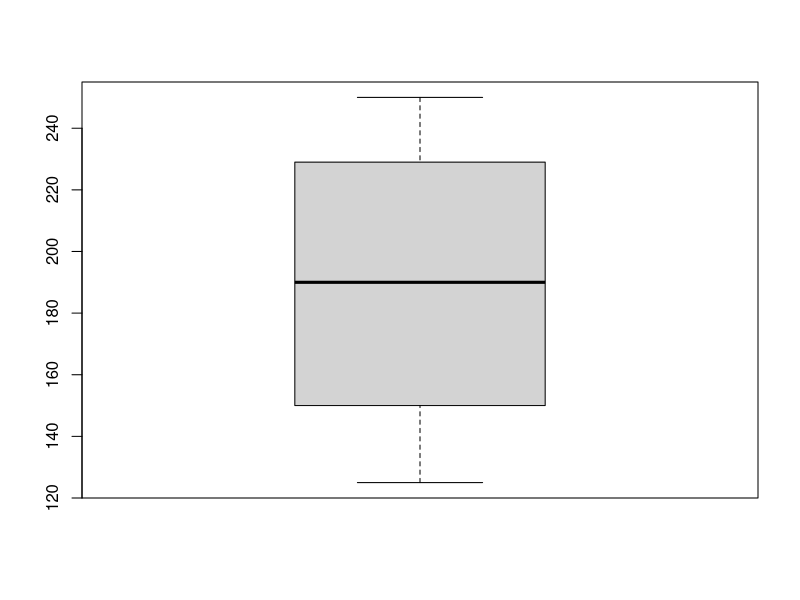
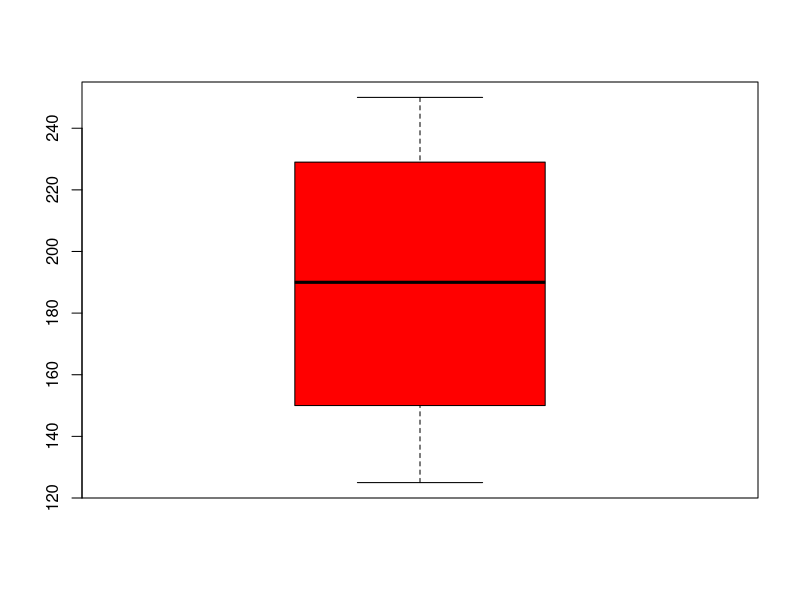
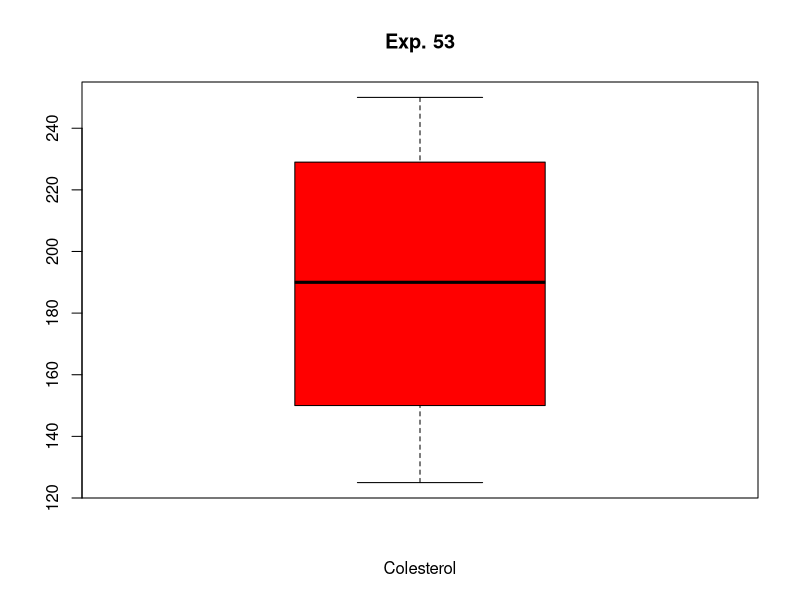
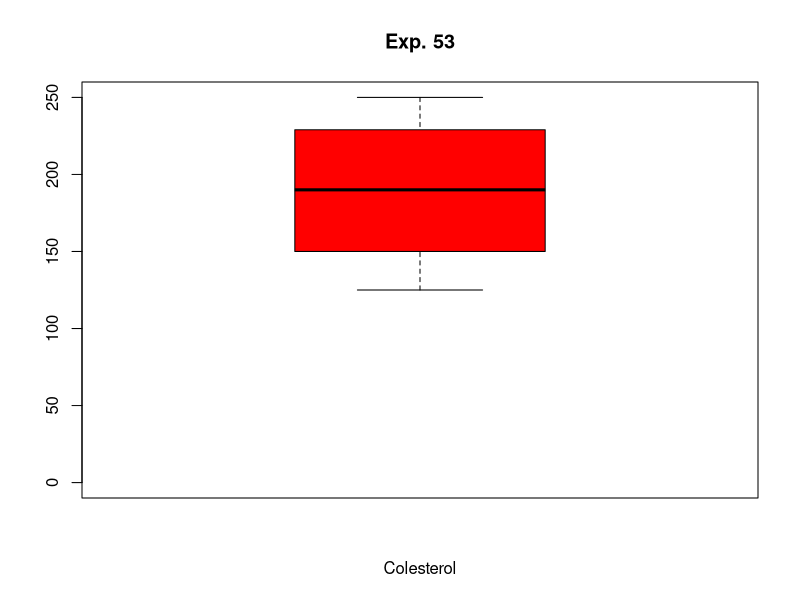
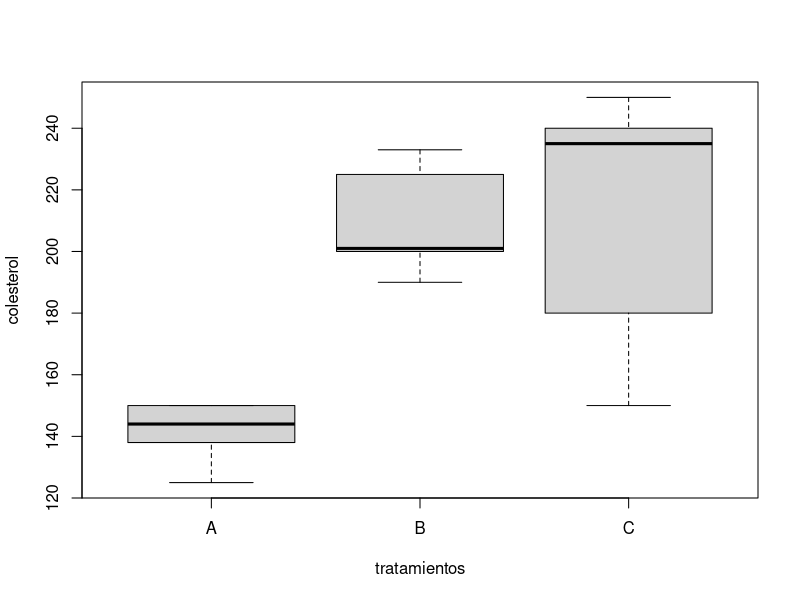
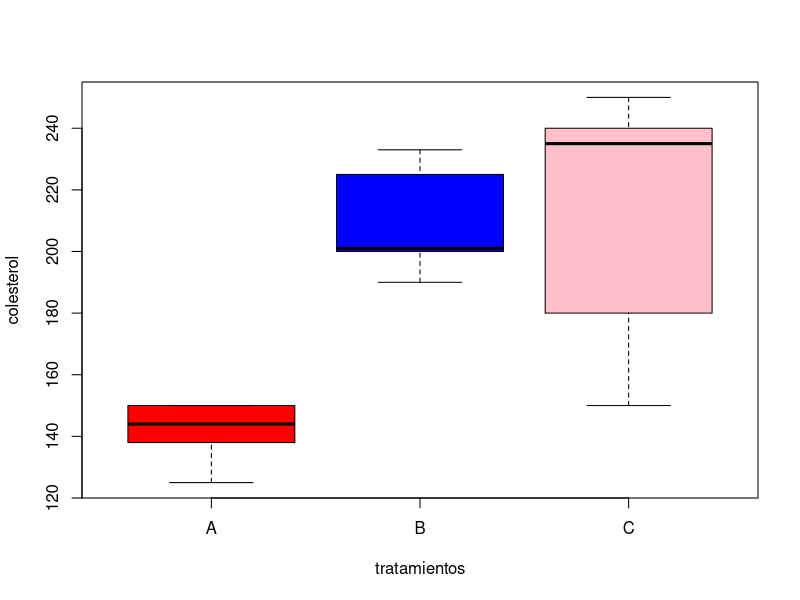
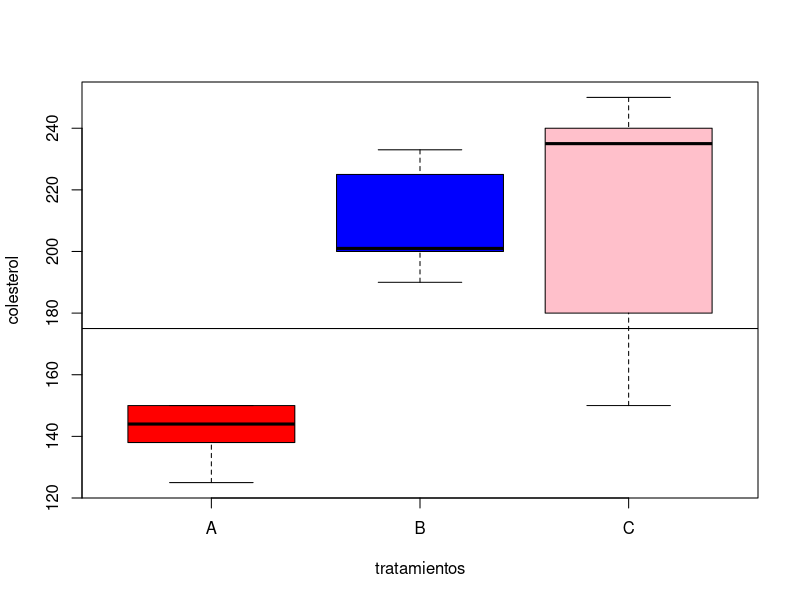
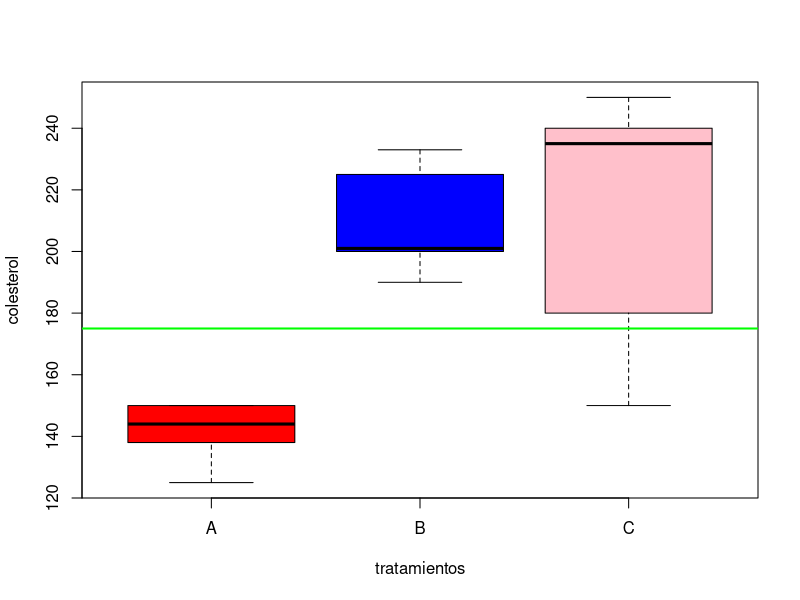

Source code (R) for these figures, in order:
##' # Gráficos estadísticos con R (1)
# [redacted]
##'
##' 
##' 
##' ----------------------------------------------------------------------------

##' ### 1. Representación gráfica de una variable cuantitativa 
##' ### 2. Representación gráfica de una variable categórica 
##' ### 3. Representación gráfica de dos variables cuantitativas
##' ### 4. ¿Cómo importamos en R datos de un fichero txt o excel?
##' ### 5. ¿Cómo guardamos los gráficos generados en R?
##' ### 6. Ejercicios 
##' ----------------------------------------------------------------------------

##'<br />
##'<br />
##'<br />
  

##' ## 1. Representación gráfica de una variable cuantitativa 

#esto es una linea comentada

##' Comandos en R
# boxplot(x) diagramas de caja
# hist(x) histograma

##' Queremos representar gráficamente los valores de la variable colesterol. Utilizaremos los **diagramas de cajas** o **boxplots**:
colesterol <- c(150,125,138,144,150,201,225,233,200,190, 250,150,180,240,235)  #incluimos los datos de nuestra variable
boxplot(colesterol)


##' Con un interrogante delante del nombre de la función obtenemos ayuda sobre su uso:  **?boxplot**   
##' 
##' Es posible incluir o modificar elementos en el gráfico:
# incluimos color en la caja
boxplot(colesterol, col = "red")
# añadimos un título principal y subtítulo para el eje X
boxplot(colesterol, col = "red", main = "Exp. 53", xlab = "Colesterol")  
# modificamos la escala del eje Y
boxplot(colesterol, col = "red", main = "Exp. 53",xlab = "Colesterol",
        ylimit = c(0,250)) 


##' Estos 15 valores corresponden a 3 grupos de ratones, que fueron sometidos a distintos tratamientos. 
##' **¿Observamos diferencias a partir de su representación gráfica?**
colesterol <- c(150,125,138,144,150,201,225,233,200,190, 250,150,180,240,235)
tratamientos <- c("A","A","A","A","A","B","B","B","B","B","C","C","C","C","C")
##'
# así sería más rápido:
tratamientos <- c(rep("A",5), rep("B",5), rep("C",5))

##' Representamos la variable colesterol para cada uno de los tres grupos descritos:
boxplot(colesterol ~ tratamientos)
# coloreamos las cajas de cada representación:
boxplot(colesterol ~ tratamientos, col= c("red", "blue", "pink")) 

##' **Valores de colesterol superiores a 175 pueden ser peligrosos**. Incluimos una línea horizontal que señalice este límite:
boxplot(colesterol ~ tratamientos, col= c("red", "blue", "pink")) 
abline(h = 175)
#indicamos que sea una línea gruesa y de color verde
boxplot(colesterol ~ tratamientos, col= c("red", "blue", "pink")) 
abline(h = 175, col = "green", lwd = 2)   
# nos gustan más las distribuciones horizontales de estos plots, las cambiamos!:
boxplot(colesterol ~ tratamientos, col= c("red", "blue", "pink"), horizontal = TRUE) 
abline(v = 175, col = "green", lwd = 2) 
##'<br />



##' ## 2. Representación gráfica de una variable categórica o cualitativa
##'
##' Comandos en R
# table(x) para obtener la tabla de frecuencias
# pie(table(x)) genera un gráfico de sectores
# barplot(table(x)) genera un diagrama de barras
##'
##' Los diagramas de barras son preferibles a los diagramas de sectores.
##'  
##' ### 2.1. Gráficos circulares o de sectores:
##' La variable **mut** indica el número de mutaciones encontradas en varios genes de interés (varía entre 1 y 5)
# introducimos los datos
mut <- c(1,3,5,2,4,4,4,1,1,1,1,3,5,2) 
# preparamos una tabla de frecuencias
table(mut)
# generamos el diagrama de sectores
pie(table(mut)) 
# seleccionamos colores que nos gusten más para cada sector del gráfico:
pie(table(mut), col = c("red", "blue", "pink", "green", "grey"))  
# además incluimos un título 
pie(table(mut),  col = c("red", "blue", "pink", "green", "grey"),
    main = "Tipos de variantes genómicas") 

 
##' ### 2.2. Gráficos de barras:
##' Este tipo de gráficos son útiles para representar variables categóricas o variables cuantitativas discretas
##' 
##' La variable **mut** indica el número de mutaciones encontradas en varios genes de interés (varía entre 1 y 5)

# introducimos los datos
mut <- c(1,3,5,2,4,4,4,1,1,1,1,3,5,2) 
# preparamos una tabla de frecuencias
table(mut)
# generamos el diagrama de barras
barplot(table(mut)) 
# incluimos título del gráfico  y títulos para los ejes X,Y.
barplot(table(mut), xlab = "número de mutaciones", ylab = "frecuencias",
        main = "Mutaciones detectadas en genes OPITZ")
# cambiamos el modo de visualización y añadimos color a las barras
barplot(table(mut), horiz = TRUE, 
        ylab = "número de mutaciones", xlab = "frecuencias", 
        main = "Mutaciones detectadas en genes OPITZ", 
        col = "green")  



##'<br />
##' ## 3. Representación gráfica de dos variables cuantitativas
##' 
##' Queremos conocer la relacion entre el nivel de cuantificación de varios metabolitos

##' introducimos los datos de 3 metabolitos:
glutamato <- c(143, 90, 100, 119,  98,  87,  84,  99, 101,  99)
colina <- c(146, 97, 106, 123, 103,  90,  90, 106, 108, 101)  
HLDL <-   c(100, 107, 105, 89, 88, 102, 122, 105, 93, 145)

##' **¿Qué relación hay entre la colina y el HLDL?** Utilizaremos los gráficos de dispersión o de puntos
plot(colina, HLDL)
# representamos cada metabolito con triángulos azules 
plot(colina, HLDL, pch = 2, col = "blue", main = "colina vs. HLDL")     
# un poco más grandes! 
plot(colina, HLDL, pch = 2, col = "blue", cex =2, main = "colina vs. HLDL")  
# añadimos la recta de regresión 
abline(lm(colina ~ HLDL), col = "red", main = "colina vs. HLDL") 

##' ¿Y entre la colina y el glutamato?
plot(colina, glutamato, main = "colina vs. glutamato")
#puntos más pequeños y con color!
plot(colina, glutamato, main = "colina vs. glutamato", cex=0.5, col = "blue") 

##' Estos metabolitos corresponden a dos grupos de ratas y queremos saber si el comportamiento entre colina y glutamato
##' es diferente en cada grupo. ¿Es posible visualizar esta información gráficamente?

grupos <-  c(1,1,1,1,1,2,2,2,2,2)
plot(colina, glutamato, main = "colina vs. glutamato", col = c("red", "blue"), pch = grupos, cex = 2) 
legend(130,100, legend=c("1","2"), pch= c(1:2), col = c("red", "blue") )



##' ¿Podemos ver las relaciones de los tres metabolitos por parejas?
pairs(~glutamato + colina + HLDL)
#incluyendo nuevos elementos en el gráfico
pairs(~glutamato + colina + HLDL, col = "blue", main = "Correlación lineal entre metabolitos")



##'<br />
##' ## 4. ¿Cómo importamos en R datos de un fichero txt o excel?
##' 
# datos de las cuantificaciones de los metabolitos, separados por tabulaciones 
datos <- read.delim("datos.txt", header = TRUE, sep = "\t")
datos



##'<br />
##' ## 5. ¿Cómo guardamos los gráficos generados en R?
##' 
##' 5.1. Es posible generar varios gráficos y que aparezcan en la misma ventana, antes de guardarlos. Lo vemos con un ejemplo:
# a. Definimos  el número de filas y columnas que tendrá esa ventana, por ejemplo: 2 filas y 1 columna:
par(mfrow=c(2,1))
# b. Generamos los dos gráficos que queremos incluir en la misma imagen:
boxplot(colesterol)
hist(colesterol)
# c. Para finalizar, dejamos la región del dibujo como estaba inicialmente: 1 fila y 1 columna
par(mfrow=c(1,1))


##' 5.2. Los gráficos que hemos creado en la sesión de R se pueden crear en diferentes formatos BMP, JPEG, PNG, TIFF, PDF...
##' 
##' Desde R o Rstudio es posible guardarlos directamente, pero también podemos ajustar las características de la resolución, utilizando 
##' los siguientes comandos:
##' 
##' Vemos algunos ejemplos con el gráfico de dispersión de los metabolitos:
pairs(~glutamato + colina + HLDL, col = "blue", main = "Correlación lineal entre metabolitos")
#guardamos el gráfico en formato PNG:
png(file="cor_metabolitos.png", height = 600, width = 600)  # avisa a R que queremos un fichero PNG 
pairs(~glutamato + colina + HLDL, col = "blue", main = "Correlación lineal entre metabolitos")
dev.off()  #cierra el dispositivo gráfico
#guardamos el gráfico en formato JPEG:
jpeg(file="cor_metabolitos.jpeg", height = 600, width = 600)  # avisa a R que queremos un fichero PNG 
pairs(~glutamato + colina + HLDL, col = "blue", main = "Correlación lineal entre metabolitos")
dev.off()  #cierra el dispositivo gráfico
#guardamos el gráfico en formato PDF:
pdf(file="cor_metabolitos.pdf")  # avisa a R que queremos un fichero PNG 
pairs(~glutamato + colina + HLDL, col = "blue", main = "Correlación lineal entre metabolitos")
dev.off()  #cierra el dispositivo gráfico


##' Obtenemos información detallada sobre como exportar en diferentes formatos con **?png** o **?pdf**





##'<br />
##'<br />
##'<br />
##' ## 6. Ejercicios
##' 
##' ### 6.1.  Tiempo de recuperación en ratas con lesión medular
##' 
##' Tenemos un grupo de 16 ratas con lesión medular. Tras aplicar un tratamiento hemos medido el tiempo de recuperación en días.
##' Estos son los datos: 14 15 16 19 11 15 13 13 15 21 18 18 16 16 15 21
##' 
##' 1. Describe la variable tiempo utilizando un **diagrama de caja** o box-plot
##' 1. **Incluye o modifica elementos** como el título del gráfico, título del eje x, color verde para la caja. 
##' 1. **Cambia la escala del eje Y**, de modo que se visualice un rango entre 0 y 25 días.
##' 1. **Exporta** el gráfico en formato **pdf**.
##'
##'
##' ### 6.2.  Tiempo de recuperación en ratas con lesión medular: dos tratamientos
##' 
##' De las 16 ratas anteriores, distinguimos dos grupos: a las 8 primeras se les aplicó el tratamiento **A** y a las 8 últimas
##' el tratamiento **B**.
##' 
##' 1. **¿Qué grupo se recupera antes?**.  Puedes utilizar un gráfico que incluya un **diagrama de cajas** para cada grupo.
##' 1. **Incluye o modifica elementos** como el título del gráfico, título del eje x, color verde para la caja. 
##' 1. **Cambia la escala del eje Y**, de modo que se visualice un rango entre 0 y 25 días.
##' 1. **Exporta** el gráfico en formato **png**.


##'<br />
##'<br />
##'<br />
##'<br />

##'
##' ## Links interesantes:
##' 
##' -[Quick-R] (http://www.statmethods.net/)   Web con recursos para trabajar con R.
##'
##' -[ggplot2] (http://ggplot2.org/)  Paquete de funciones que personalizan cualquier tipo de gráfico.
##' 
##' -[r-tutor] (http://www.r-tutor.com/)  An R Introduction to Statistics.
##'

##' ----------------------------------------------------------------------------
